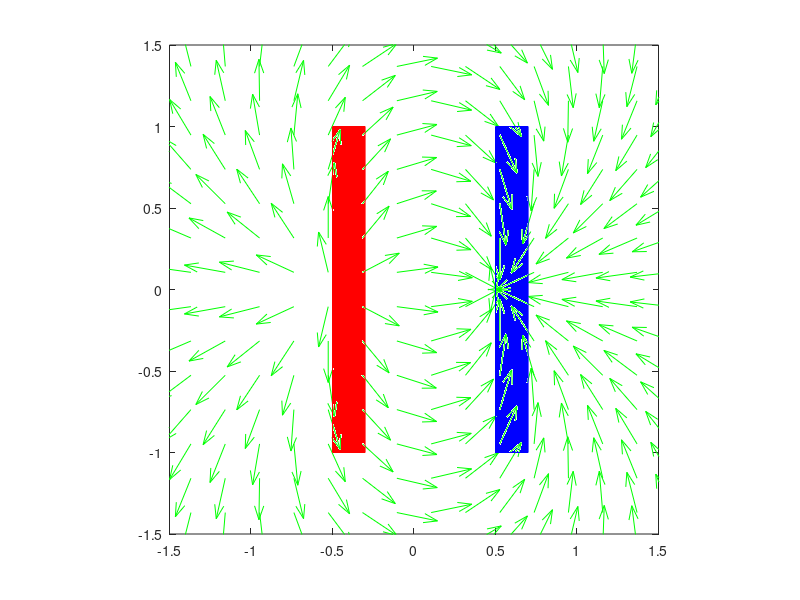

MATLAB code to generate this figure:
%REALIZADO POR:
%Alberto navarrete
%Jemuel Flores
%Grecia Pacheco
%Oscar Reyes
%MAIN
clear;
close all; clc;
N=20;
minX=-2;
maxX=2;
minY=-2;
maxY=2;
x=linspace(minX,maxX,N);
y=linspace(minY,maxY,N);
[xG,yG]=meshgrid(x,y);
%posicion particula negativa
xCn=0.5; yCn=0; a=0.2;l=2;
xCp=-0.5; yCp=0; 
%campo el[ectrico
Qn=-20;
Qp=20;
eps0=8.854e-12;
kC=1/(4*pi*eps0);
Rx=xG-xCn;
Ry=yG-yCn;
R=sqrt(Rx.^2 +Ry.^2).^3;
Ex=kC.*Qn.*Rx./R;
Ey=kC.*Qn.*Ry./R;

Rx=xG-xCp;
Ry=yG-yCp;
R=sqrt(Rx.^2 +Ry.^2).^3;
Ex=Ex + kC .* Qp .* Rx ./ R;
Ey=Ey + kC .* Qp .* Ry ./R;
E= sqrt(Ex.^2 +Ey.^2);

u=Ex./E;
v=Ey./E;

%dibujar
figure();
h=quiver(xG,yG,u,v);
set(h,'color',[0 1 0]);
axis([-1.5 1.5 -1.5 1.5]);
axis equal;
box on;
h=rectangle('Position',[xCn,yCn-(l/2),a,l]);
set(h,'Facecolor',[0 0 1],'Edgecolor',[0,0,1]);
h=rectangle('Position',[xCp,yCp-(l/2),a,l]);
set(h,'Facecolor',[1 0 0],'Edgecolor',[1,0,0]);





